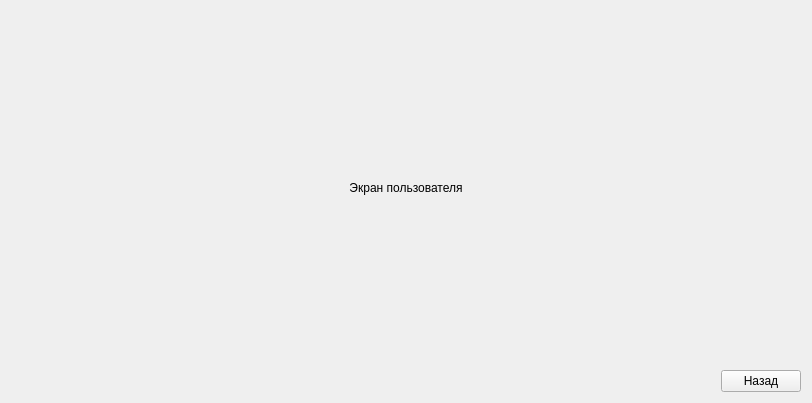
<?xml version="1.0" encoding="UTF-8"?>
<ui version="4.0">
 <class>UserScreen</class>
 <widget class="QWidget" name="UserScreen">
  <property name="geometry">
   <rect>
    <x>0</x>
    <y>0</y>
    <width>812</width>
    <height>403</height>
   </rect>
  </property>
  <property name="windowTitle">
   <string>Form</string>
  </property>
  <layout class="QGridLayout" name="gridLayout" rowstretch="20,1">
   <item row="0" column="0">
    <widget class="QLabel" name="label">
     <property name="text">
      <string>Экран пользователя</string>
     </property>
     <property name="alignment">
      <set>Qt::AlignCenter</set>
     </property>
    </widget>
   </item>
   <item row="1" column="0">
    <layout class="QHBoxLayout" name="horizontalLayout">
     <item>
      <spacer name="horizontalSpacer">
       <property name="orientation">
        <enum>Qt::Horizontal</enum>
       </property>
       <property name="sizeHint" stdset="0">
        <size>
         <width>40</width>
         <height>20</height>
        </size>
       </property>
      </spacer>
     </item>
     <item>
      <widget class="QPushButton" name="backButton">
       <property name="text">
        <string>Назад</string>
       </property>
      </widget>
     </item>
    </layout>
   </item>
  </layout>
 </widget>
 <resources/>
 <connections/>
</ui>
